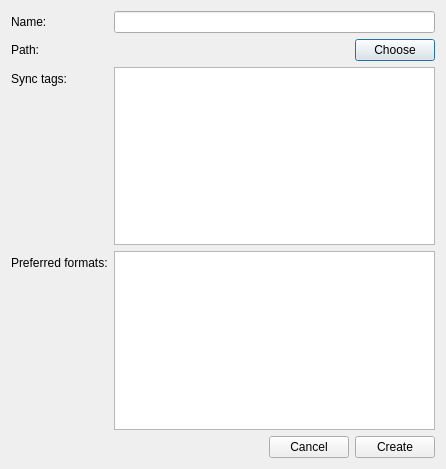
<?xml version="1.0" encoding="UTF-8"?>
<ui version="4.0">
 <class>Dialog</class>
 <widget class="QDialog" name="Dialog">
  <property name="geometry">
   <rect>
    <x>0</x>
    <y>0</y>
    <width>446</width>
    <height>469</height>
   </rect>
  </property>
  <property name="windowTitle">
   <string>Dialog</string>
  </property>
  <layout class="QVBoxLayout" name="verticalLayout">
   <item>
    <layout class="QFormLayout" name="formLayout">
     <item row="0" column="0">
      <widget class="QLabel" name="label">
       <property name="text">
        <string>Name:</string>
       </property>
      </widget>
     </item>
     <item row="0" column="1">
      <widget class="QLineEdit" name="name"/>
     </item>
     <item row="1" column="0">
      <widget class="QLabel" name="label_2">
       <property name="text">
        <string>Path:</string>
       </property>
      </widget>
     </item>
     <item row="1" column="1">
      <layout class="QHBoxLayout" name="horizontalLayout_2">
       <item>
        <widget class="QLabel" name="path">
         <property name="sizePolicy">
          <sizepolicy hsizetype="Expanding" vsizetype="Preferred">
           <horstretch>0</horstretch>
           <verstretch>0</verstretch>
          </sizepolicy>
         </property>
         <property name="text">
          <string/>
         </property>
        </widget>
       </item>
       <item>
        <widget class="QPushButton" name="choose">
         <property name="text">
          <string>Choose</string>
         </property>
        </widget>
       </item>
      </layout>
     </item>
     <item row="2" column="0">
      <widget class="QLabel" name="label_3">
       <property name="text">
        <string>Sync tags:</string>
       </property>
       <property name="wordWrap">
        <bool>true</bool>
       </property>
      </widget>
     </item>
     <item row="2" column="1">
      <widget class="QListWidget" name="tags">
       <property name="selectionMode">
        <enum>QAbstractItemView::ExtendedSelection</enum>
       </property>
      </widget>
     </item>
     <item row="3" column="0">
      <widget class="QLabel" name="label_4">
       <property name="text">
        <string>Preferred formats:</string>
       </property>
      </widget>
     </item>
     <item row="3" column="1">
      <widget class="QListWidget" name="formats">
       <property name="selectionMode">
        <enum>QAbstractItemView::MultiSelection</enum>
       </property>
      </widget>
     </item>
    </layout>
   </item>
   <item>
    <layout class="QHBoxLayout" name="horizontalLayout">
     <item>
      <spacer name="horizontalSpacer">
       <property name="orientation">
        <enum>Qt::Horizontal</enum>
       </property>
       <property name="sizeHint" stdset="0">
        <size>
         <width>40</width>
         <height>20</height>
        </size>
       </property>
      </spacer>
     </item>
     <item>
      <widget class="QPushButton" name="pushButton_2">
       <property name="text">
        <string>Cancel</string>
       </property>
      </widget>
     </item>
     <item>
      <widget class="QPushButton" name="pushButton">
       <property name="text">
        <string>Create</string>
       </property>
      </widget>
     </item>
    </layout>
   </item>
  </layout>
 </widget>
 <resources/>
 <connections>
  <connection>
   <sender>pushButton_2</sender>
   <signal>clicked()</signal>
   <receiver>Dialog</receiver>
   <slot>reject()</slot>
   <hints>
    <hint type="sourcelabel">
     <x>326</x>
     <y>448</y>
    </hint>
    <hint type="destinationlabel">
     <x>167</x>
     <y>443</y>
    </hint>
   </hints>
  </connection>
  <connection>
   <sender>pushButton</sender>
   <signal>clicked()</signal>
   <receiver>Dialog</receiver>
   <slot>accept()</slot>
   <hints>
    <hint type="sourcelabel">
     <x>420</x>
     <y>449</y>
    </hint>
    <hint type="destinationlabel">
     <x>238</x>
     <y>456</y>
    </hint>
   </hints>
  </connection>
 </connections>
</ui>
